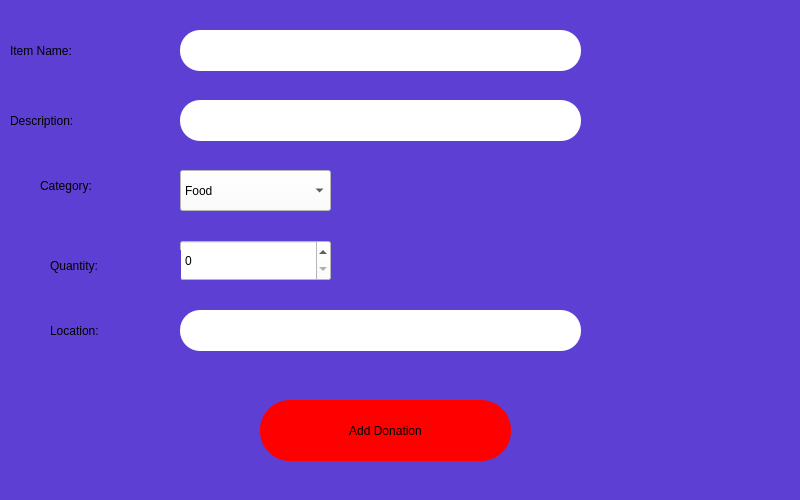
<?xml version="1.0" encoding="UTF-8"?>
<ui version="4.0">
 <class>Dialog</class>
 <widget class="QDialog" name="Dialog">
  <property name="geometry">
   <rect>
    <x>0</x>
    <y>0</y>
    <width>800</width>
    <height>500</height>
   </rect>
  </property>
  <property name="windowTitle">
   <string>Dialog</string>
  </property>
  <property name="styleSheet">
   <string notr="true">background-color: rgb(93, 63, 211)</string>
  </property>
  <widget class="QComboBox" name="categoryComboBox">
   <property name="geometry">
    <rect>
     <x>180</x>
     <y>170</y>
     <width>151</width>
     <height>41</height>
    </rect>
   </property>
   <property name="styleSheet">
    <string notr="true">color: rgb(0, 0, 0);
background-color: rgb(255, 255, 255);
font: 700 18pt &quot;Open Sans&quot;;</string>
   </property>
   <item>
    <property name="text">
     <string>Food</string>
    </property>
   </item>
   <item>
    <property name="text">
     <string>Clothes</string>
    </property>
   </item>
   <item>
    <property name="text">
     <string>School Supplies</string>
    </property>
   </item>
  </widget>
  <widget class="QPushButton" name="submitButton">
   <property name="geometry">
    <rect>
     <x>260</x>
     <y>400</y>
     <width>251</width>
     <height>61</height>
    </rect>
   </property>
   <property name="cursor">
    <cursorShape>PointingHandCursor</cursorShape>
   </property>
   <property name="styleSheet">
    <string notr="true">border-radius: 30px;
font: 700 18pt &quot;Open Sans&quot;;
background-color: red;
color: rgb(0, 0, 0);</string>
   </property>
   <property name="text">
    <string>Add Donation</string>
   </property>
  </widget>
  <widget class="QLineEdit" name="itemNameLineEdit">
   <property name="geometry">
    <rect>
     <x>180</x>
     <y>30</y>
     <width>401</width>
     <height>41</height>
    </rect>
   </property>
   <property name="styleSheet">
    <string notr="true">border-radius: 20px;
color: rgb(0, 0, 0);
background-color: rgb(255, 255, 255);
font: 700 18pt &quot;Open Sans&quot;;</string>
   </property>
  </widget>
  <widget class="QSpinBox" name="quantitySpinBox">
   <property name="geometry">
    <rect>
     <x>180</x>
     <y>240</y>
     <width>151</width>
     <height>41</height>
    </rect>
   </property>
   <property name="styleSheet">
    <string notr="true">color: rgb(0, 0, 0);
background-color: rgb(255, 255, 255);
font: 700 18pt &quot;Open Sans&quot;;</string>
   </property>
  </widget>
  <widget class="QLabel" name="nameLabel">
   <property name="geometry">
    <rect>
     <x>10</x>
     <y>40</y>
     <width>141</width>
     <height>21</height>
    </rect>
   </property>
   <property name="styleSheet">
    <string notr="true">font: 700 18pt &quot;Open Sans&quot;;</string>
   </property>
   <property name="text">
    <string>Item Name:</string>
   </property>
  </widget>
  <widget class="QLabel" name="categoryLabel">
   <property name="geometry">
    <rect>
     <x>40</x>
     <y>170</y>
     <width>131</width>
     <height>31</height>
    </rect>
   </property>
   <property name="styleSheet">
    <string notr="true">font: 700 18pt &quot;Open Sans&quot;;</string>
   </property>
   <property name="text">
    <string>Category:</string>
   </property>
  </widget>
  <widget class="QLabel" name="quantityLabel">
   <property name="geometry">
    <rect>
     <x>50</x>
     <y>250</y>
     <width>131</width>
     <height>31</height>
    </rect>
   </property>
   <property name="styleSheet">
    <string notr="true">font: 700 18pt &quot;Open Sans&quot;;</string>
   </property>
   <property name="text">
    <string>Quantity:</string>
   </property>
  </widget>
  <widget class="QLabel" name="descriptionLabel">
   <property name="geometry">
    <rect>
     <x>10</x>
     <y>110</y>
     <width>151</width>
     <height>21</height>
    </rect>
   </property>
   <property name="styleSheet">
    <string notr="true">font: 700 18pt &quot;Open Sans&quot;;</string>
   </property>
   <property name="text">
    <string>Description:</string>
   </property>
  </widget>
  <widget class="QLineEdit" name="descriptionLineEdit">
   <property name="geometry">
    <rect>
     <x>180</x>
     <y>100</y>
     <width>401</width>
     <height>41</height>
    </rect>
   </property>
   <property name="styleSheet">
    <string notr="true">border-radius: 20px;
color: rgb(0, 0, 0);
background-color: rgb(255, 255, 255);
font: 700 18pt &quot;Open Sans&quot;;</string>
   </property>
  </widget>
  <widget class="QLabel" name="locationLabel">
   <property name="geometry">
    <rect>
     <x>50</x>
     <y>320</y>
     <width>111</width>
     <height>21</height>
    </rect>
   </property>
   <property name="styleSheet">
    <string notr="true">font: 700 18pt &quot;Open Sans&quot;;</string>
   </property>
   <property name="text">
    <string>Location:</string>
   </property>
  </widget>
  <widget class="QLineEdit" name="locationLineEdit">
   <property name="geometry">
    <rect>
     <x>180</x>
     <y>310</y>
     <width>401</width>
     <height>41</height>
    </rect>
   </property>
   <property name="styleSheet">
    <string notr="true">border-radius: 20px;
color: rgb(0, 0, 0);
background-color: rgb(255, 255, 255);
font: 700 18pt &quot;Open Sans&quot;;</string>
   </property>
  </widget>
 </widget>
 <resources/>
 <connections/>
</ui>
